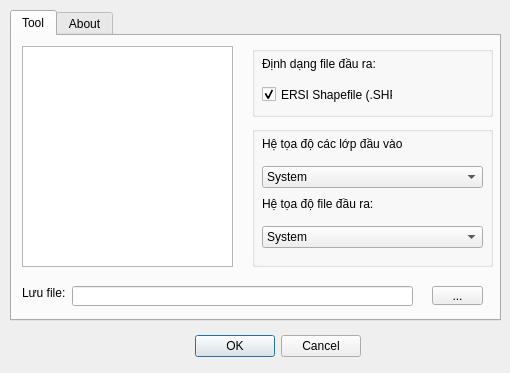
<?xml version="1.0" encoding="UTF-8"?>
<ui version="4.0">
 <class>ConvertprjBatchDialogBase</class>
 <widget class="QDialog" name="ConvertprjBatchDialogBase">
  <property name="enabled">
   <bool>true</bool>
  </property>
  <property name="geometry">
   <rect>
    <x>0</x>
    <y>0</y>
    <width>510</width>
    <height>373</height>
   </rect>
  </property>
  <property name="windowTitle">
   <string>Chuyển hệ tọa độ và lưu file mới - GFD V.01</string>
  </property>
  <widget class="QDialogButtonBox" name="button_box">
   <property name="geometry">
    <rect>
     <x>20</x>
     <y>330</y>
     <width>341</width>
     <height>32</height>
    </rect>
   </property>
   <property name="orientation">
    <enum>Qt::Horizontal</enum>
   </property>
   <property name="standardButtons">
    <set>QDialogButtonBox::Cancel|QDialogButtonBox::Ok</set>
   </property>
  </widget>
  <widget class="QTabWidget" name="tabWidget">
   <property name="geometry">
    <rect>
     <x>10</x>
     <y>10</y>
     <width>491</width>
     <height>311</height>
    </rect>
   </property>
   <property name="currentIndex">
    <number>0</number>
   </property>
   <widget class="QWidget" name="tab">
    <attribute name="title">
     <string>Tool</string>
    </attribute>
    <widget class="QListWidget" name="listWidget">
     <property name="geometry">
      <rect>
       <x>10</x>
       <y>10</y>
       <width>211</width>
       <height>221</height>
      </rect>
     </property>
    </widget>
    <widget class="QGroupBox" name="groupBox">
     <property name="geometry">
      <rect>
       <x>240</x>
       <y>10</y>
       <width>241</width>
       <height>71</height>
      </rect>
     </property>
     <property name="title">
      <string/>
     </property>
     <widget class="QCheckBox" name="checkBox_shp">
      <property name="enabled">
       <bool>true</bool>
      </property>
      <property name="geometry">
       <rect>
        <x>10</x>
        <y>40</y>
        <width>131</width>
        <height>17</height>
       </rect>
      </property>
      <property name="text">
       <string>ERSI Shapefile (.SHP)</string>
      </property>
      <property name="checkable">
       <bool>true</bool>
      </property>
      <property name="checked">
       <bool>true</bool>
      </property>
     </widget>
     <widget class="QLabel" name="label">
      <property name="geometry">
       <rect>
        <x>10</x>
        <y>10</y>
        <width>131</width>
        <height>16</height>
       </rect>
      </property>
      <property name="text">
       <string>Định dạng file đầu ra:</string>
      </property>
     </widget>
    </widget>
    <widget class="QLabel" name="label_2">
     <property name="geometry">
      <rect>
       <x>10</x>
       <y>250</y>
       <width>46</width>
       <height>13</height>
      </rect>
     </property>
     <property name="text">
      <string>Lưu file: </string>
     </property>
    </widget>
    <widget class="QLineEdit" name="lineEdit">
     <property name="geometry">
      <rect>
       <x>60</x>
       <y>250</y>
       <width>341</width>
       <height>20</height>
      </rect>
     </property>
    </widget>
    <widget class="QToolButton" name="toolButton">
     <property name="geometry">
      <rect>
       <x>420</x>
       <y>250</y>
       <width>51</width>
       <height>19</height>
      </rect>
     </property>
     <property name="text">
      <string>...</string>
     </property>
    </widget>
    <widget class="QGroupBox" name="groupBox_2">
     <property name="geometry">
      <rect>
       <x>240</x>
       <y>90</y>
       <width>241</width>
       <height>141</height>
      </rect>
     </property>
     <property name="title">
      <string/>
     </property>
     <widget class="QComboBox" name="comboBox">
      <property name="geometry">
       <rect>
        <x>10</x>
        <y>40</y>
        <width>221</width>
        <height>22</height>
       </rect>
      </property>
      <item>
       <property name="text">
        <string>System</string>
       </property>
      </item>
      <item>
       <property name="text">
        <string>VN2000 mui 3 KTT 102</string>
       </property>
      </item>
      <item>
       <property name="text">
        <string>VN2000 mui 3 KTT 103</string>
       </property>
      </item>
      <item>
       <property name="text">
        <string>VN2000 mui 3 KTT 104</string>
       </property>
      </item>
      <item>
       <property name="text">
        <string>VN2000 mui 3 KTT 104.5</string>
       </property>
      </item>
      <item>
       <property name="text">
        <string>VN2000 mui 3 KTT 104.75</string>
       </property>
      </item>
      <item>
       <property name="text">
        <string>VN2000 mui 3 KTT 105</string>
       </property>
      </item>
      <item>
       <property name="text">
        <string>VN2000 mui 3 KTT 105.5</string>
       </property>
      </item>
      <item>
       <property name="text">
        <string>VN2000 mui 3 KTT 105.75</string>
       </property>
      </item>
      <item>
       <property name="text">
        <string>VN2000 mui 3 KTT 106</string>
       </property>
      </item>
      <item>
       <property name="text">
        <string>VN2000 mui 3 KTT 106.25</string>
       </property>
      </item>
      <item>
       <property name="text">
        <string>VN2000 mui 3 KTT 106.5</string>
       </property>
      </item>
      <item>
       <property name="text">
        <string>VN2000 mui 3 KTT 107</string>
       </property>
      </item>
      <item>
       <property name="text">
        <string>VN2000 mui 3 KTT 107.25</string>
       </property>
      </item>
      <item>
       <property name="text">
        <string>VN2000 mui 3 KTT 107.5</string>
       </property>
      </item>
      <item>
       <property name="text">
        <string>VN2000 mui 3 KTT 107.75</string>
       </property>
      </item>
      <item>
       <property name="text">
        <string>VN2000 mui 3 KTT 108</string>
       </property>
      </item>
      <item>
       <property name="text">
        <string>VN2000 mui 3 KTT 108.25</string>
       </property>
      </item>
      <item>
       <property name="text">
        <string>VN2000 mui 3 KTT 108.5</string>
       </property>
      </item>
     </widget>
     <widget class="QLabel" name="label_4">
      <property name="geometry">
       <rect>
        <x>10</x>
        <y>10</y>
        <width>141</width>
        <height>16</height>
       </rect>
      </property>
      <property name="text">
       <string>Hệ tọa độ các lớp đầu vào:</string>
      </property>
     </widget>
     <widget class="QLabel" name="label_5">
      <property name="geometry">
       <rect>
        <x>10</x>
        <y>70</y>
        <width>111</width>
        <height>16</height>
       </rect>
      </property>
      <property name="text">
       <string>Hệ tọa độ file đầu ra:</string>
      </property>
     </widget>
     <widget class="QComboBox" name="comboBox_output">
      <property name="geometry">
       <rect>
        <x>10</x>
        <y>100</y>
        <width>221</width>
        <height>22</height>
       </rect>
      </property>
      <item>
       <property name="text">
        <string>System</string>
       </property>
      </item>
      <item>
       <property name="text">
        <string>WGS84 Lat/long - EPGS: 4326</string>
       </property>
      </item>
      <item>
       <property name="text">
        <string>UTM Zone 48N - EPGS: 32648</string>
       </property>
      </item>
      <item>
       <property name="text">
        <string>UTM Zone 49N - EPGS: 32649</string>
       </property>
      </item>
      <item>
       <property name="text">
        <string>VN-2000 Hoi nhap mui 3 KTT 102</string>
       </property>
      </item>
      <item>
       <property name="text">
        <string>VN-2000 Hoi nhap mui 3 KTT 103</string>
       </property>
      </item>
      <item>
       <property name="text">
        <string>VN-2000 Hoi nhap mui 3 KTT 104</string>
       </property>
      </item>
      <item>
       <property name="text">
        <string>VN-2000 Hoi nhap mui 3 KTT 104.5</string>
       </property>
      </item>
      <item>
       <property name="text">
        <string>VN-2000 Hoi nhap mui 3 KTT 104.75</string>
       </property>
      </item>
      <item>
       <property name="text">
        <string>VN-2000 Hoi nhap mui 3 KTT 105</string>
       </property>
      </item>
      <item>
       <property name="text">
        <string>VN-2000 Hoi nhap mui 3 KTT 105.5</string>
       </property>
      </item>
      <item>
       <property name="text">
        <string>VN-2000 Hoi nhap mui 3 KTT 105.75</string>
       </property>
      </item>
      <item>
       <property name="text">
        <string>VN-2000 Hoi nhap mui 3 KTT 106</string>
       </property>
      </item>
      <item>
       <property name="text">
        <string>VN-2000 Hoi nhap mui 3 KTT 106.25</string>
       </property>
      </item>
      <item>
       <property name="text">
        <string>VN-2000 Hoi nhap mui 3 KTT 106.5</string>
       </property>
      </item>
      <item>
       <property name="text">
        <string>VN-2000 Hoi nhap mui 3 KTT 107</string>
       </property>
      </item>
      <item>
       <property name="text">
        <string>VN-2000 Hoi nhap mui 3 KTT 107.25</string>
       </property>
      </item>
      <item>
       <property name="text">
        <string>VN-2000 Hoi nhap mui 3 KTT 107.5</string>
       </property>
      </item>
      <item>
       <property name="text">
        <string>VN-2000 Hoi nhap mui 3 KTT 107.75</string>
       </property>
      </item>
      <item>
       <property name="text">
        <string>VN-2000 Hoi nhap mui 3 KTT 108</string>
       </property>
      </item>
      <item>
       <property name="text">
        <string>VN-2000 Hoi nhap mui 3 KTT 108.25</string>
       </property>
      </item>
      <item>
       <property name="text">
        <string>VN-2000 Hoi nhap mui 3 KTT 108.5</string>
       </property>
      </item>
     </widget>
    </widget>
    <zorder>groupBox</zorder>
    <zorder>groupBox_2</zorder>
    <zorder>listWidget</zorder>
    <zorder>label_2</zorder>
    <zorder>lineEdit</zorder>
    <zorder>toolButton</zorder>
   </widget>
   <widget class="QWidget" name="tab_2">
    <attribute name="title">
     <string>About</string>
    </attribute>
    <widget class="QLabel" name="label_3">
     <property name="geometry">
      <rect>
       <x>10</x>
       <y>0</y>
       <width>451</width>
       <height>81</height>
      </rect>
     </property>
     <property name="text">
      <string>     Công cụ này giúp chuyển đổi hệ tọa độ VN2000 sang WGS84 Latlong, được phát triển 
 bởi Green Field Consulting, Ltd. 

     Mục đích của công cụ này giúp người sử dụng chuyển hệ tọa độ VN2000 nội bộ sang
 WGS84Lat long để đưa sang TileMill, và đưa vào máy tính bảng chồng khớp với các loại 
ảnh vệ tinh ở hệ WGS84.</string>
     </property>
    </widget>
   </widget>
  </widget>
 </widget>
 <resources/>
 <connections>
  <connection>
   <sender>button_box</sender>
   <signal>accepted()</signal>
   <receiver>ConvertprjBatchDialogBase</receiver>
   <slot>accept()</slot>
   <hints>
    <hint type="sourcelabel">
     <x>-40</x>
     <y>300</y>
    </hint>
    <hint type="destinationlabel">
     <x>20</x>
     <y>20</y>
    </hint>
   </hints>
  </connection>
  <connection>
   <sender>button_box</sender>
   <signal>rejected()</signal>
   <receiver>ConvertprjBatchDialogBase</receiver>
   <slot>reject()</slot>
   <hints>
    <hint type="sourcelabel">
     <x>-40</x>
     <y>300</y>
    </hint>
    <hint type="destinationlabel">
     <x>20</x>
     <y>20</y>
    </hint>
   </hints>
  </connection>
 </connections>
</ui>
